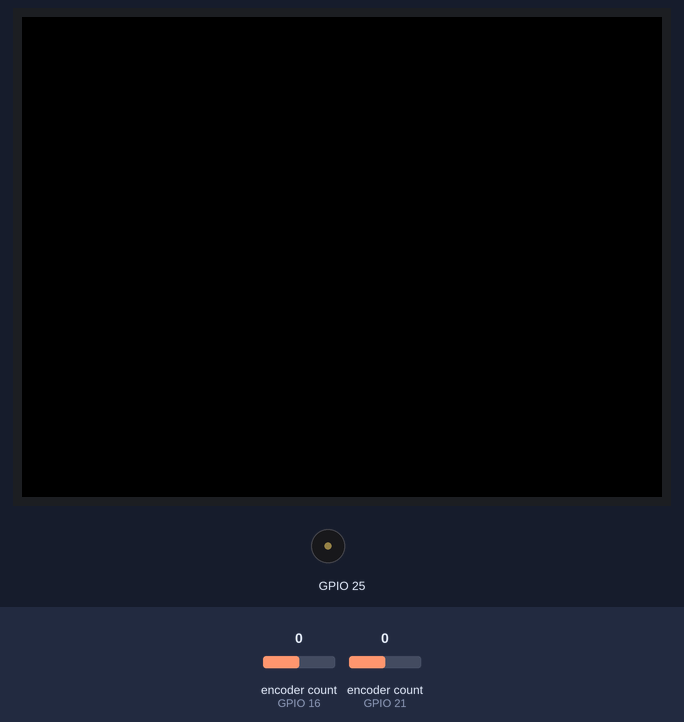
Bench run of a sketch on a simulated ESP32. Parts: 320×240 colour display, buzzer (waves = sounding). The inputs (shaded band) are chosen by the test bench; at power-on: encoder count (sensors on GPIO 16, GPIO 21) 0. WiFi joins after 1.5 s; servers stay silent unless stated.

Above: at 0.6 s.
Timing chart, 0 to 2.1 s (numbered marks = the images above):
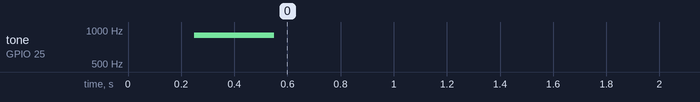

The sketch:

M5-DSC.ino
```cpp
#include <WiFi.h>
#include "Encoder.h"
#include <M5Stack.h>
Encoder encoder0(21, 22); // AZ axis: Ch A to GPIO21 , Ch B to GPI22 (26 & 36 DO NOT WORK - looses ticks)
Encoder encoder1(16, 17); // ALT axis: Ch A to GPIO16, Ch B to GPIO17
WiFiServer wifiServer(8888);
void setup() {
  M5.begin(); // Initialize the M5Stack object
  M5.Lcd.writecommand(ILI9341_DISPOFF);
  M5.Lcd.setBrightness(0);

  btStop();

  WiFi.mode(WIFI_AP);
  uint8_t mac[6];
  WiFi.softAPmacAddress(mac);
  String AP_Name = "M5-DSC_BLK"; // USE WHAT YOU LIKE (max. 10 digits)
  char AP_NameChar[AP_Name.length() + 1];
  memset(AP_NameChar, 0, AP_Name.length() + 1);
  for (int i=0; i<AP_Name.length(); i++)
    AP_NameChar[i] = AP_Name.charAt(i);

  String passwd = "$123qwe%";   // USE WHAT YOU LIKE (minimum 8 digits. No "minus".)
  char AP_PwdChar[passwd.length() + 1];
  memset(AP_PwdChar, 0, passwd.length() + 1);
  for (int i=0; i<passwd.length(); i++)
    AP_PwdChar[i] = passwd.charAt(i);

  boolean result = WiFi.softAP(AP_NameChar, AP_PwdChar);
  if(result == true)
  {
    wifiServer.begin();
  }
  delay(100);

  // Does a beep, when ready
  M5.Speaker.begin();
  M5.Speaker.tone(900, 300);
  delay(300);
  M5.Speaker.end();


}
void loop() {
  WiFiClient client = wifiServer.available(); // wait for connection
  if (client) {
    if (client.connected()) {
      while (client.available()>0) {
        uint8_t c = client.read();
        if (c == 81) {  //ascii for "Q"
             long encoder0Pos = encoder0.read();
             long encoder1Pos = encoder1.read();
             client.printf("%+06d\t%+06d\r",encoder0Pos,encoder1Pos);
        }
      }
    }
    client.stop();
  }

  // delay(10);  // delay probaly needed - in my case not
}
```
